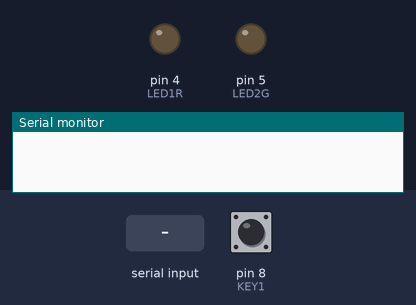
A sketch run on a simulated Arduino Uno, built with avr-gcc and run on an emulated ATmega328P. Parts: output pins drawn as LEDs (lit = HIGH), the last lines printed to the serial monitor. The inputs (shaded band) are chosen by the test bench; at power-on: pin 8 (KEY1) HIGH.

Above: at 1.2 s.
1.3 s: pin 8 (KEY1) pulled LOW for 0.15 s
At 1.9 s:
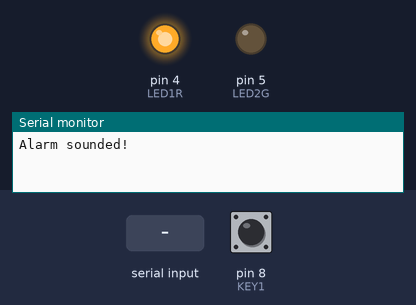
2.9 s: "Responded" received over Serial
At 5.1 s:
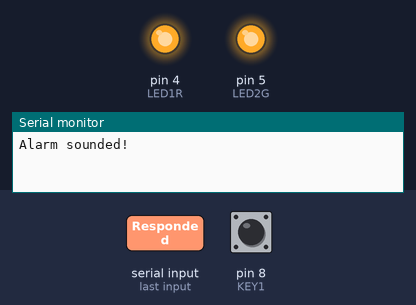
5.4 s: "Clear" received over Serial
At 7.1 s:
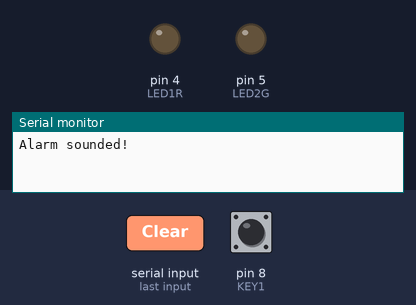
7.9 s: "Responded" received over Serial
At 10.1 s:
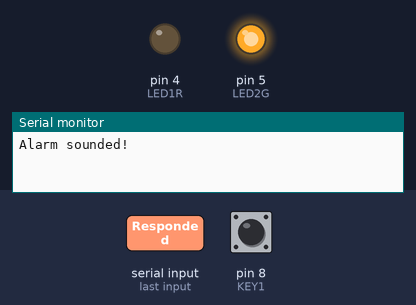
10.4 s: pin 8 (KEY1) pulled LOW for 1 s
At 11.4 s:
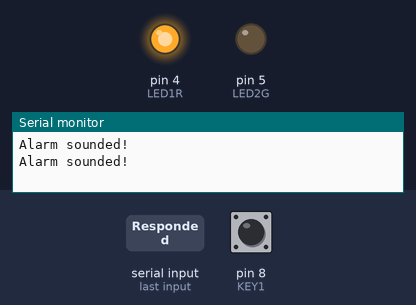
Timing chart, 0 to 13.4 s (numbered marks = the images above; inputs shaded):
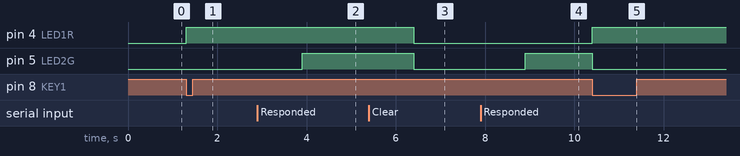

The sketch:

Elevator_Alarm__With_VS_.ino
```cpp
const int KEY1 = 8;
const int LED1R = 4;
const int LED2G = 5;
const int BUZZER = 3;

bool key1State, key1OldState, key1Click = true;

String textInPort, textInPortCorrect;

unsigned long long debounceTimer = 0;

void setup()
{
  Serial.begin(2000000);
  pinMode(LED1R, OUTPUT);
  pinMode(LED2G, OUTPUT);
  pinMode(KEY1, INPUT_PULLUP);
  debounceTimer = millis();
}

void loop()
{
  //------------------------------------------------------------
  if (millis() - debounceTimer < 50)          //Debounce method
  {
    return;
  }
  else
  {
    debounceTimer = millis();
  }
  //------------------------------------------------------------
  key1State = digitalRead(KEY1);
  //-------------------------------------------------------------
  if (key1State != key1OldState)        //StateChange Machine KEY1
  {
    key1OldState = key1State;
    key1Click = true;
  }
  else
  {
    key1Click = false;
  }
  //------------------------------------------------------------
  if (key1Click && !key1State)      //Making KEY1 Click do something
  {
    digitalWrite(LED1R, HIGH);
    digitalWrite(LED2G, LOW);
    Serial.println("Alarm sounded!");
    textInPort = "haha";
  }
  //-------------------------------------------------------------
  if (Serial.available() > 0)            //Actual code
  {
    textInPort = Serial.readString();
    textInPort.trim();
  }

  if (textInPort == "Responded")
  {
    //tone(BUZZER, 5000, 30);
    //delay(30);
    digitalWrite(LED2G, HIGH);
    textInPort = "";
  }
  else if (textInPort == "Clear")
  {
    digitalWrite(LED2G, LOW);
    digitalWrite(LED1R, LOW);
  }
  //-------------------------------------------------------------
}
```

Measured:
- after the input at 1.3 s, pin 4 (LED1R): LOW → HIGH at once
- after the input at 2.9 s, pin 5 (LED2G): LOW → HIGH after 1.0 s
- after the input at 5.4 s, pin 4 (LED1R), pin 5 (LED2G): HIGH → LOW after 1.0 s
- after the input at 7.9 s, pin 5 (LED2G): LOW → HIGH after 1.0 s
- after the input at 10.4 s, pin 4 (LED1R): LOW → HIGH at once; pin 5 (LED2G): HIGH → LOW at once
